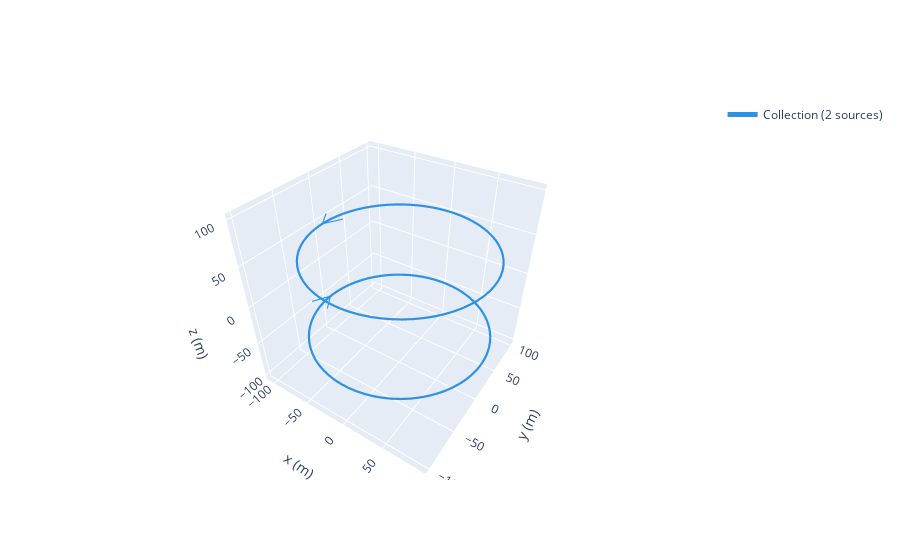

This figure's notebook cell:
### Code cell
import magpylib as magpy
import numpy as np
import matplotlib.pyplot as plt

def biot_savart_loop(radius, current, observation_point, loop_center, num_segments=100):
    mu_0 = 4 * np.pi * 1e-7  # Tm/A

    # Discretize the loop into small segments
    theta = np.linspace(0, 2 * np.pi, num_segments)
    dl = 2 * np.pi * radius / num_segments  # Length of each segment

    # Positions of the current elements on the loop
    x_prime = loop_center[0] + radius * np.cos(theta)
    y_prime = loop_center[1] + radius * np.sin(theta)
    z_prime = loop_center[2] * np.ones_like(theta)

    B = np.zeros(3)  # Initialize magnetic field vector

    for i in range(num_segments):
        r_prime = np.array([x_prime[i], y_prime[i], z_prime[i]])
        dl_vector = dl * np.array([-np.sin(theta[i]), np.cos(theta[i]), 0])  # Tangential to the loop

        r_vec = np.array(observation_point) - r_prime
        r_mag = np.linalg.norm(r_vec)

        if r_mag != 0:
            dB = (mu_0 * current / (4 * np.pi)) * (np.cross(dl_vector, r_vec) / r_mag**3)
            B += dB

    return B

def method_2(radius, current, r):
    distance = radius  # distance between the centers of the loops

    # Initialize arrays for Bx, By, Bz
    Bx = np.zeros_like(r)
    By = np.zeros_like(r)
    Bz = np.zeros_like(r)

    # Calculate the magnetic field along each axis
    for i, xi in enumerate(r):
        B1 = biot_savart_loop(radius, current, [xi, 0, 0], [0, 0, distance/2])
        B2 = biot_savart_loop(radius, -current, [xi, 0, 0], [0, 0, -distance/2])
        Bx[i] = B1[0] + B2[0]

        B1 = biot_savart_loop(radius, current, [0, xi, 0], [0, 0, distance/2])
        B2 = biot_savart_loop(radius, -current, [0, xi, 0], [0, 0, -distance/2])
        By[i] = B1[1] + B2[1]

        B1 = biot_savart_loop(radius, current, [0, 0, xi], [0, 0, distance/2])
        B2 = biot_savart_loop(radius, -current, [0, 0, xi], [0, 0, -distance/2])
        Bz[i] = B1[2] + B2[2]

    return Bx, By, Bz

def method_1(radius, current, r):
    distance = radius  # distance between the centers of the loops

    # Create the two circular loops
    loop1 = magpy.current.Circle(current=+current, diameter=2*radius)
    loop2 = magpy.current.Circle(current=-current, diameter=2*radius)

    # Position the loops at +distance/2 and -distance/2 along the z-axis
    loop1.move([0, 0, distance/2])
    loop2.move([0, 0, -distance/2])

    # Create a collection of the two loops
    collection = magpy.Collection(loop1, loop2)
    collection.show()
    # Calculate the magnetic field along each axis using the collection
    Bx = [collection.getB([xi, 0, 0]) for xi in r]
    By = [collection.getB([0, yi, 0]) for yi in r]
    Bz = [collection.getB([0, 0, zi]) for zi in r]

    # Extract the Bz component (as it is the most significant component for this configuration)
    Bx = np.array(Bx)[:, 0]
    By = np.array(By)[:, 1]
    Bz = np.array(Bz)[:, 2]
    return Bx, By, Bz

# Define parameters
radius = 100  # in mm
current = 1  # in A
r = np.linspace(-200, 200, 200)  # range in mm

Bx, By, Bz = method_1(radius, current, r)
Bx_, By_, Bz_ = method_2(radius, current, r)

# Plot the magnetic field along each axis
plt.figure(figsize=(15, 5))

plt.subplot(1, 3, 1)
plt.plot(r, Bx)
plt.plot(r, Bx_)


plt.title('Magnetic Field along X-axis')
plt.xlabel('X (mm)')
plt.ylabel('Bz (mT)')

plt.subplot(1, 3, 2)
plt.plot(r, By)
plt.plot(r, By_)

plt.title('Magnetic Field along Y-axis')
plt.xlabel('Y (mm)')
plt.ylabel('Bz (mT)')

plt.subplot(1, 3, 3)
plt.plot(r, Bz)
plt.plot(r, Bz_)
plt.title('Magnetic Field along Z-axis')
plt.xlabel('Z (mm)')
plt.ylabel('Bz (mT)')

plt.tight_layout()

### Figure 1 — Plotly figure (JSON) as saved in the notebook; plotly's stock layout.template omitted (floating-point values rounded to 4 significant figures; data arrays with more than 128 entries replaced by an {"elided": "..."} marker saying what was removed)
{"data": [{"legendgroup": "Collection(id=2169202617584)", "line": {"color": "#2e91e5", "dash": "solid", "width": 2.2}, "mode": "lines", "name": "Collection (2 sources)", "opacity": 1, "showlegend": true, "type": "scatter3d", "x": [null, -112.0, -100, -88, null, -112.0, -100, -88], "y": [null, 20.0, 1.225e-14, 20.0, null, -20.0, 1.225e-14, -20.0], "z": [null, 50, 50, 50, null, -50, -50, -50]}, {"legendgroup": "Collection(id=2169202617584)", "line": {"color": "#2e91e5", "dash": "solid", "width": 4.4}, "mode": "lines", "name": "Collection (2 sources)", "opacity": 1, "showlegend": false, "type": "scatter3d", "x": {"elided": "146 float values"}, "y": {"elided": "146 float values"}, "z": {"elided": "146 int values"}}], "layout": {"legend": {"itemsizing": "constant"}, "scene": {"aspectmode": "manual", "aspectratio": {"x": 1, "y": 1, "z": 1}, "camera": {"eye": {"x": 1, "y": -1.5, "z": 1.4}}, "xaxis": {"autorange": false, "range": [-112, 100], "title": {"text": "x (m)"}}, "yaxis": {"autorange": false, "range": [-106, 106], "title": {"text": "y (m)"}}, "zaxis": {"autorange": false, "range": [-106, 106], "title": {"text": "z (m)"}}}}}
